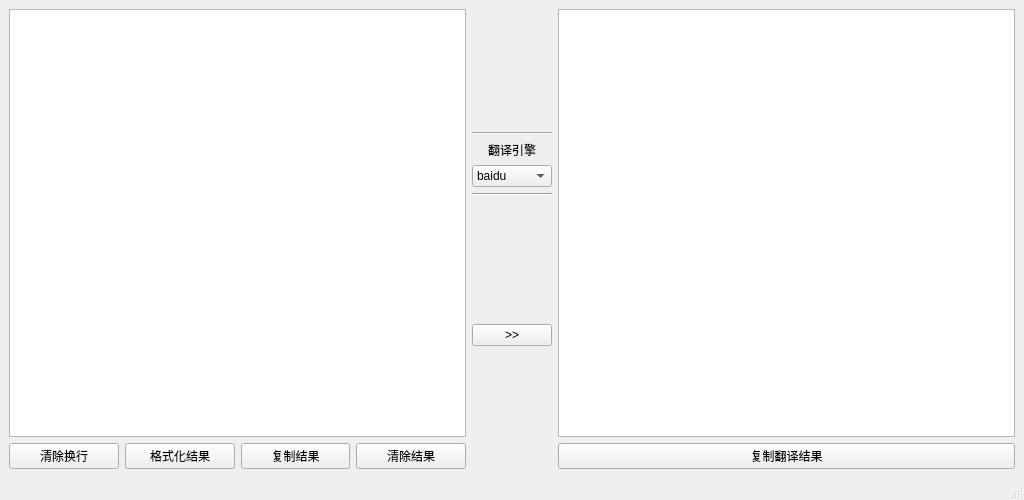
<?xml version="1.0" encoding="UTF-8"?>
<ui version="4.0">
 <class>MainWindow</class>
 <widget class="QMainWindow" name="MainWindow">
  <property name="geometry">
   <rect>
    <x>0</x>
    <y>0</y>
    <width>1024</width>
    <height>500</height>
   </rect>
  </property>
  <property name="minimumSize">
   <size>
    <width>0</width>
    <height>0</height>
   </size>
  </property>
  <property name="windowTitle">
   <string>TrimText</string>
  </property>
  <widget class="QWidget" name="centralwidget">
   <layout class="QHBoxLayout" name="horizontalLayout_2">
    <item>
     <layout class="QVBoxLayout" name="rawTextLayout">
      <item>
       <widget class="QTextEdit" name="rawTextEdit"/>
      </item>
      <item>
       <layout class="QHBoxLayout" name="rawTextBtnLayout">
        <item>
         <widget class="QPushButton" name="trimBtn">
          <property name="text">
           <string>清除换行</string>
          </property>
         </widget>
        </item>
        <item>
         <widget class="QPushButton" name="formatBtn">
          <property name="text">
           <string>格式化结果</string>
          </property>
         </widget>
        </item>
        <item>
         <widget class="QPushButton" name="copyBtn">
          <property name="text">
           <string>复制结果</string>
          </property>
         </widget>
        </item>
        <item>
         <widget class="QPushButton" name="clearBtn">
          <property name="text">
           <string>清除结果</string>
          </property>
         </widget>
        </item>
       </layout>
      </item>
     </layout>
    </item>
    <item>
     <layout class="QVBoxLayout" name="midLayout">
      <item>
       <spacer name="verticalSpacer">
        <property name="orientation">
         <enum>Qt::Vertical</enum>
        </property>
        <property name="sizeHint" stdset="0">
         <size>
          <width>20</width>
          <height>40</height>
         </size>
        </property>
       </spacer>
      </item>
      <item>
       <widget class="Line" name="line">
        <property name="orientation">
         <enum>Qt::Horizontal</enum>
        </property>
       </widget>
      </item>
      <item alignment="Qt::AlignHCenter">
       <widget class="QLabel" name="chooseEngineLabel">
        <property name="text">
         <string>翻译引擎</string>
        </property>
       </widget>
      </item>
      <item>
       <widget class="QComboBox" name="comboBox">
        <item>
         <property name="text">
          <string>baidu</string>
         </property>
        </item>
        <item>
         <property name="text">
          <string>iciba</string>
         </property>
        </item>
        <item>
         <property name="text">
          <string>bing</string>
         </property>
        </item>
        <item>
         <property name="text">
          <string>youdao</string>
         </property>
        </item>
        <item>
         <property name="text">
          <string>google</string>
         </property>
        </item>
        <item>
         <property name="text">
          <string>deepl</string>
         </property>
        </item>
       </widget>
      </item>
      <item>
       <widget class="Line" name="line_2">
        <property name="orientation">
         <enum>Qt::Horizontal</enum>
        </property>
       </widget>
      </item>
      <item>
       <spacer name="verticalSpacer_2">
        <property name="orientation">
         <enum>Qt::Vertical</enum>
        </property>
        <property name="sizeHint" stdset="0">
         <size>
          <width>20</width>
          <height>40</height>
         </size>
        </property>
       </spacer>
      </item>
      <item>
       <widget class="QPushButton" name="transBtn">
        <property name="text">
         <string>&gt;&gt;</string>
        </property>
       </widget>
      </item>
      <item>
       <spacer name="verticalSpacer_3">
        <property name="orientation">
         <enum>Qt::Vertical</enum>
        </property>
        <property name="sizeHint" stdset="0">
         <size>
          <width>20</width>
          <height>40</height>
         </size>
        </property>
       </spacer>
      </item>
     </layout>
    </item>
    <item>
     <layout class="QVBoxLayout" name="transLayout">
      <item>
       <widget class="QTextEdit" name="transEdit">
        <property name="minimumSize">
         <size>
          <width>0</width>
          <height>0</height>
         </size>
        </property>
       </widget>
      </item>
      <item>
       <widget class="QPushButton" name="copyTransBtn">
        <property name="text">
         <string>复制翻译结果</string>
        </property>
       </widget>
      </item>
     </layout>
    </item>
   </layout>
  </widget>
  <widget class="QMenuBar" name="menubar">
   <property name="geometry">
    <rect>
     <x>0</x>
     <y>0</y>
     <width>1024</width>
     <height>22</height>
    </rect>
   </property>
  </widget>
  <widget class="QStatusBar" name="statusbar"/>
 </widget>
 <resources/>
 <connections/>
</ui>
